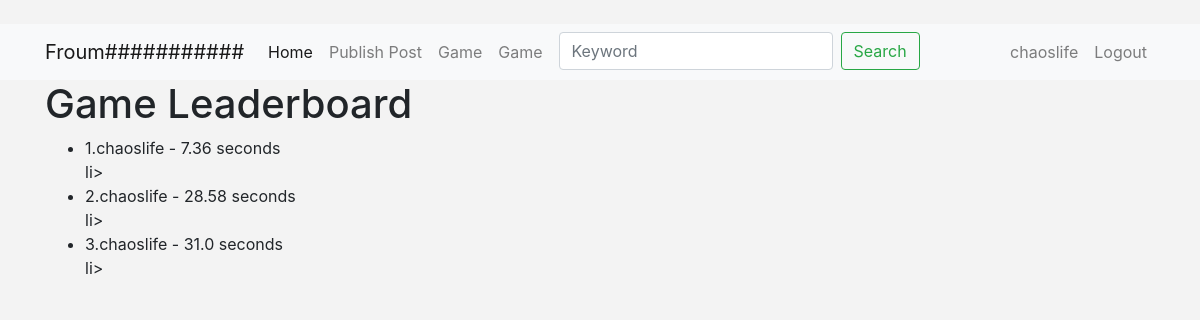
/game/leaderboard (signed in), run on an earlier commit of the app's database.
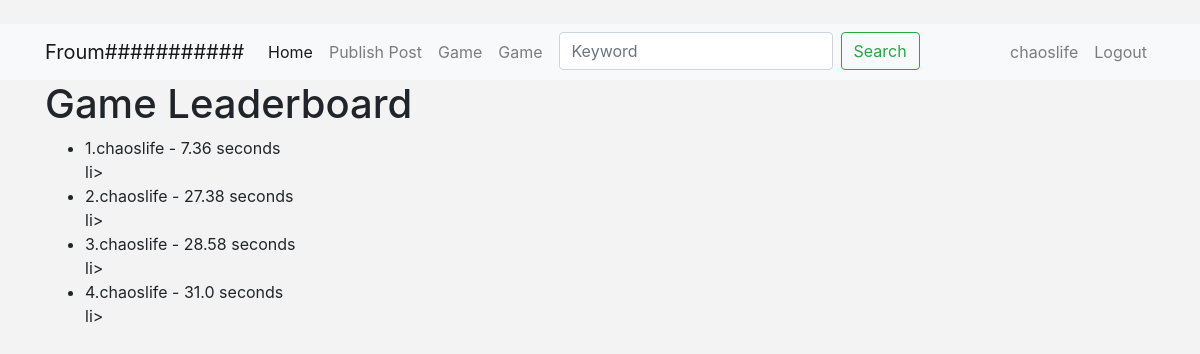
And on a later commit of the database.
### models.py (models this page shows)
class GameRecordModel(db.Model):
    __tablename__ = "game_records"
    id = db.Column(db.Integer, primary_key=True, autoincrement=True)
    end_time = db.Column(db.Float, nullable=False)
    create_time = db.Column(db.DateTime, default=datetime.now)
    user_id = db.Column(db.Integer, db.ForeignKey("user.id"))
    user = db.relationship(UserModel, backref="game_records")

class UserModel(db.Model):
    __tablename__ = "user"
    id = db.Column(db.Integer, primary_key=True, autoincrement=True)
    username = db.Column(db.String(100), nullable=False)
    password = db.Column(db.String(200), nullable=False)
    email = db.Column(db.String(100), nullable=False, unique=True)
    join_time = db.Column(db.DateTime, default=datetime.now)

### blueprint/game.py (the view)
@bp.route('/leaderboard')
@login_req
def leaderboard():
    records = GameRecordModel.query.order_by(GameRecordModel.end_time.asc()).limit(10).all()
    return render_template('leaderboard.html', records=records)

### app.py (called while the page is built)
@app.before_request
def before_request1():
    user_id = session.get("user_id")
    if user_id:
        user = UserModel.query.get(user_id)
        setattr(g, "user", user)
    else:
        setattr(g, "user", None)

@app.context_processor
def content_processor1():
    return {"user": g.user}

### decor.py (called while the page is built)
def login_req(func):
    @wraps(func)
    def inner(*args, **kwargs):
        if g.user:
            return func(*args, **kwargs)
        else:
            return redirect(url_for("auth.login"))
    return inner

### templates/leaderboard.html (shortened to what this page needs)
{% extends "base.html" %}
{% block head %}
  <link rel="stylesheet" href="{{ url_for('static', filename='Game1/TemplateData/style.css') }}">
{% endblock %}
{% block body %}
    <h1>Game Leaderboard</h1>
    <ul>
        {% for record in records %}
        <li>{{ loop.index }}.{{ record.user.username }} - {{ record.end_time }} seconds </li>li>
        {% endfor %}
    </ul>
{% endblock %}

What changed in the data, as far as the page shows it:
added GameRecordModel: user.username "chaoslife", end_time "27.38"
